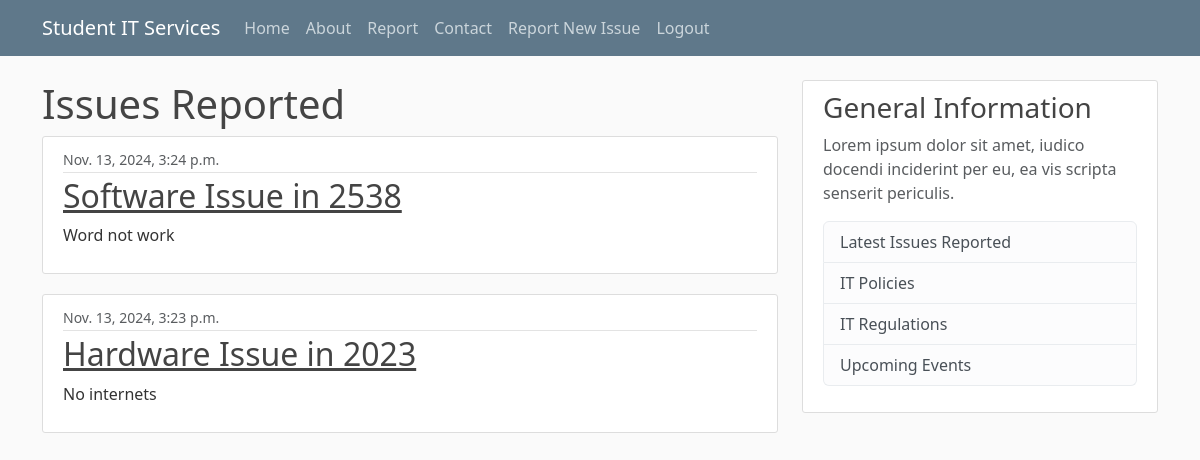
The app's page /report/ (signed in) with its own data.
### itreporting/models.py (models this page shows, shortened)
class Issue(models.Model):
    type = models.CharField(max_length=100, choices = [('Hardware', 'Hardware'), ('Software', 'Software')])
    room = models.CharField(max_length=100)
    urgent = models.BooleanField(default = False)
    details = models.TextField()
    date_submitted = models.DateTimeField(default=timezone.now)
    description = models.TextField()
    author = models.ForeignKey(User, related_name = 'issues', on_delete=models.CASCADE)
    def __str__(self):
        return f'{self.type} Issue in {self.room}'

### itreporting/views.py (the view)
# urls.py: path('report/', PostListView.as_view(), name = 'report'),
class PostListView(ListView):
    model = Issue
    ordering = ['-date_submitted']
    template_name = 'itreporting/report.html'
    context_object_name = 'issues'
    paginate_by = 5 # Optional pagination

### itreporting/templates/itreporting/report.html (shortened to what this page needs)
{% extends "itreporting/base.html" %}
{% block content %}
    <h1>Issues Reported</h1>
    {% for issue in issues %}
        <article class="media content-section">
            <div class="media-body">
                <div class="article-metadata">
                    <small class="text-muted">{{ issue.date_submitted }}</small>
                </div>
                <h2><a class="article-title" href="{% url 'itreporting:issue-detail' issue.id %}">{{ issue }}</a></h2>
                <p class="article-content">{{ issue.details }}</p>
            </div>
        </article>
        {% endfor %}
{% endblock %}

### itreporting/static/css/styles.css (style rules this page uses)
body { background: #fafafa; color: #333333; margin-top: 5rem; }
h1, h2, h3, h4, h5, h6 { color: #444444; }
.content-section { background: #ffffff; padding: 10px 20px; border: 1px solid #dddddd; border-radius: 3px; margin-bottom: 20px; }
.article-title { color: #444444; }
.article-content { white-space: pre-line; }
.article-metadata { padding-bottom: 1px; margin-bottom: 4px; border-bottom: 1px solid #e3e3e3 }

### records on screen
Issue: date_submitted "Nov. 13, 2024, 3:24 p.m.", type+room "Software Issue in 2538", details "Word not work"
Issue: date_submitted "Nov. 13, 2024, 3:23 p.m.", type+room "Hardware Issue in 2023", details "No internets"
